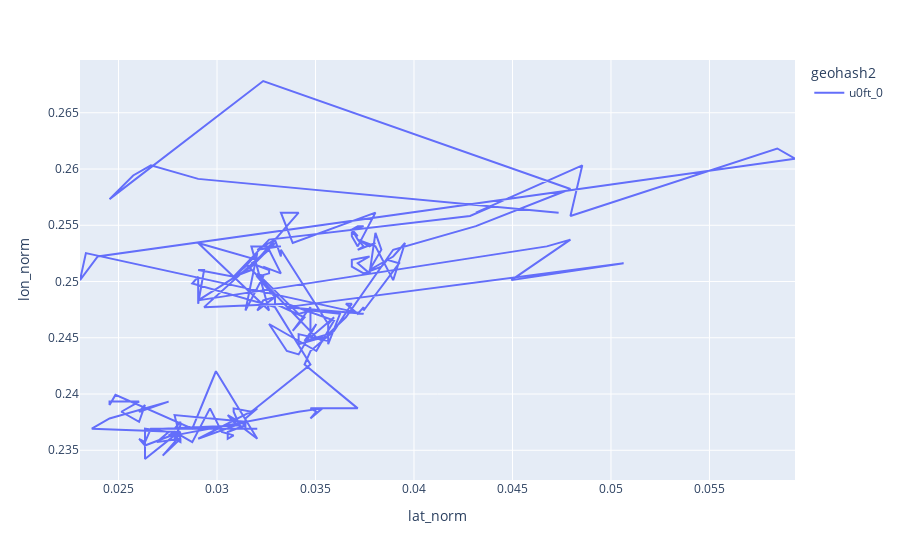

Notebook code cell kept with this figure:
### Code cell
px.line(df[df.tid==1], x="lat_norm", y="lon_norm", color="geohash2")

### Figure 1 — Plotly figure (JSON) as saved in the notebook; plotly's stock layout.template omitted (floating-point values rounded to 4 significant figures; data arrays with more than 128 entries replaced by an {"elided": "..."} marker saying what was removed)
{"data": [{"hovertemplate": "geohash2=u0ft_0<br>lat_norm=%{x}<br>lon_norm=%{y}<extra></extra>", "legendgroup": "u0ft_0", "line": {"color": "#636efa", "dash": "solid"}, "marker": {"symbol": "circle"}, "mode": "lines", "name": "u0ft_0", "orientation": "v", "showlegend": true, "type": "scatter", "x": {"elided": "207 float values"}, "xaxis": "x", "y": {"elided": "207 float values"}, "yaxis": "y"}], "layout": {"legend": {"title": {"text": "geohash2"}, "tracegroupgap": 0}, "margin": {"t": 60}, "xaxis": {"anchor": "y", "domain": [0, 1], "title": {"text": "lat_norm"}}, "yaxis": {"anchor": "x", "domain": [0, 1], "title": {"text": "lon_norm"}}}}
